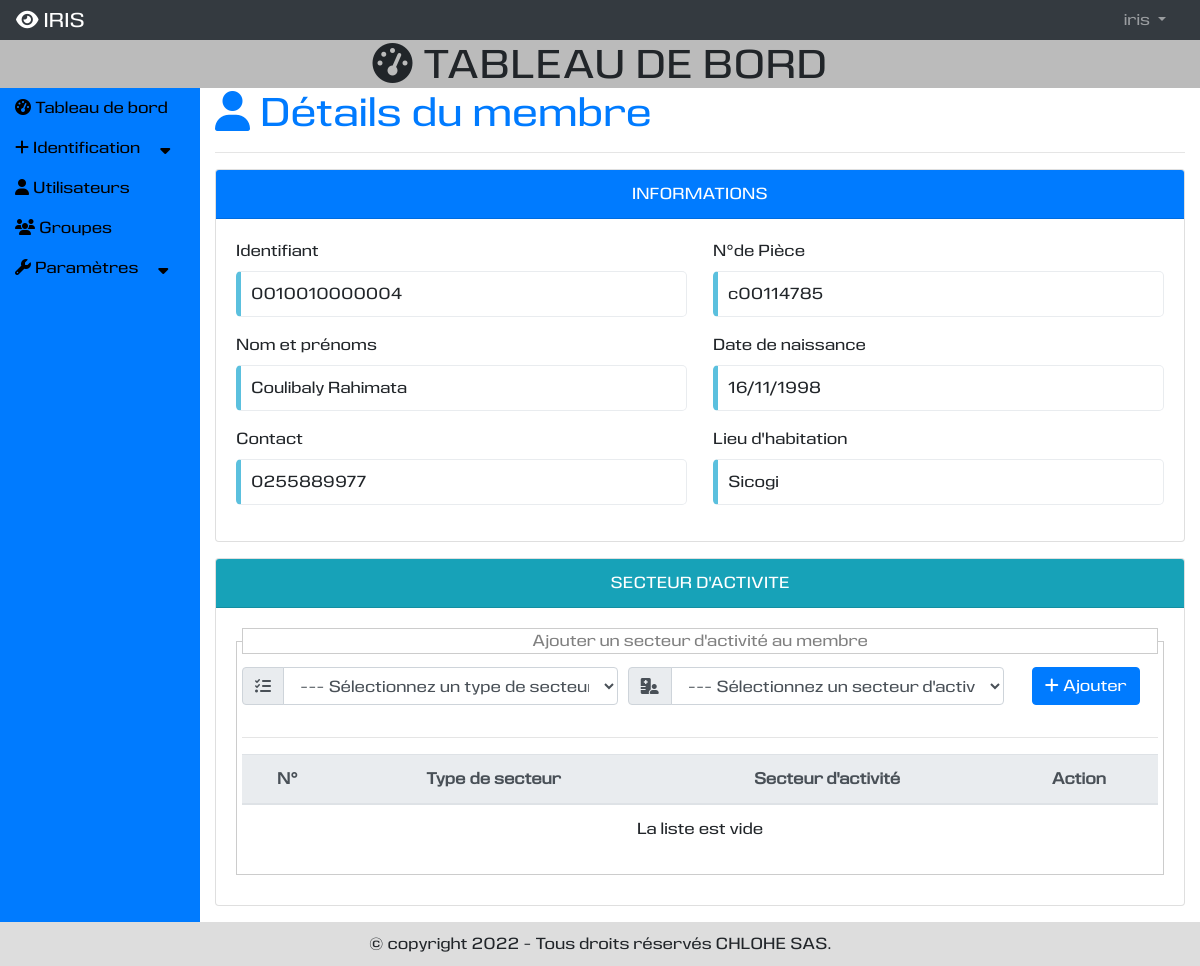
The page /presentation/details-secteuragricole/4 (signed in) on the database as committed earlier.
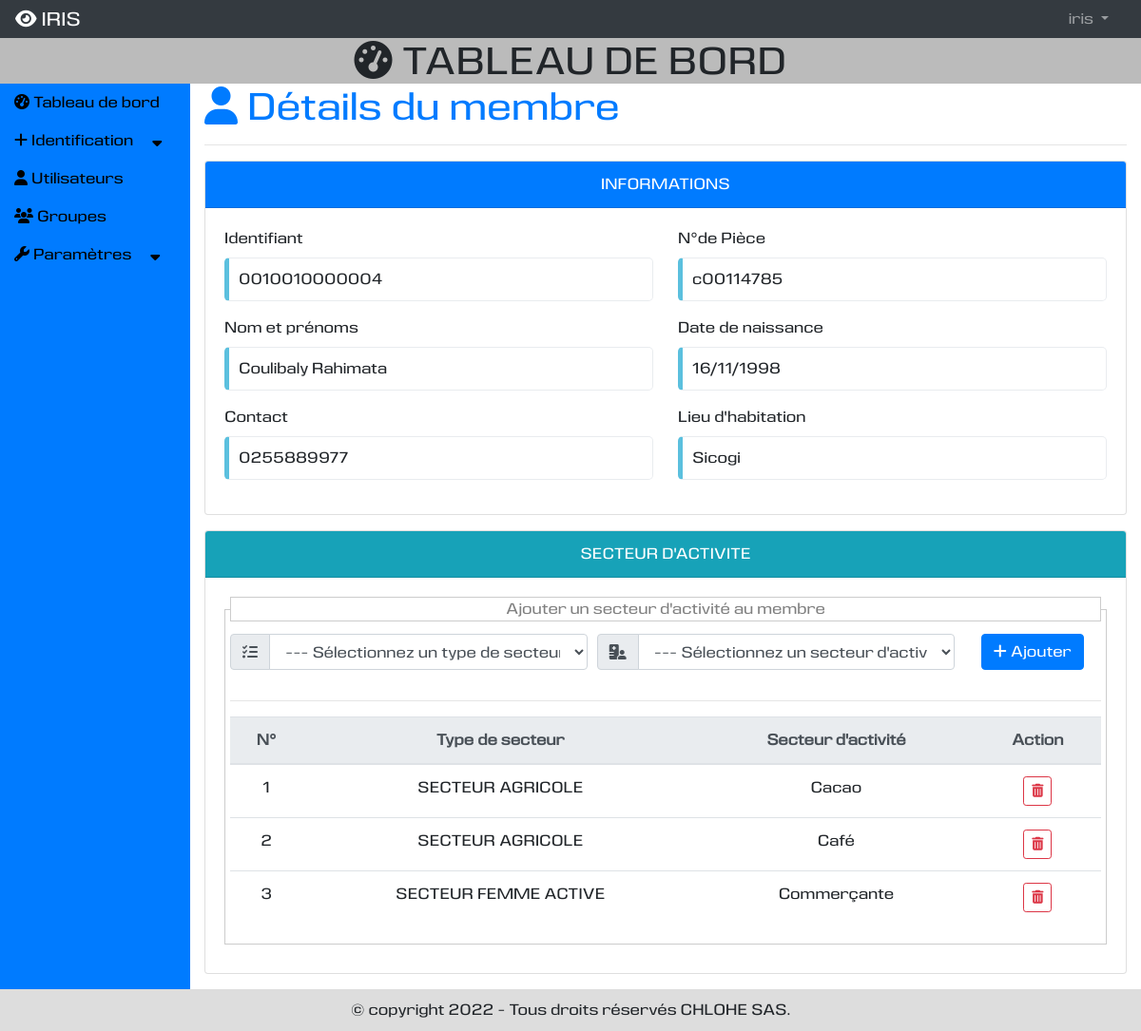
The same page on the database as committed later.
### vieprofessionnelle/models.py (models this page shows, shortened)
class Secteur(models.Model):
    secteur = models.CharField(max_length=250, unique=True)
    typesecteur = models.ForeignKey(TypeSecteur,null=True, on_delete=models.SET_NULL)

class TypeSecteur(models.Model):
    type = models.CharField(max_length=250, unique=True)
    def __str__(self):
        return self.type

### presentation/views.py (the view)
# urls.py: path('details-secteuragricole/<str:id>', views.detail_secteuragricole, name='detail_secteuragricole'),
@login_required
@permission_required('vieprofessionnelle.add_membre', raise_exception=True)
def detail_secteuragricole(request, id):
    try:
        membre = Membre.objects.get(id=id)
    except Membre.DoesNotExist:
        messages.error(request, "Ce membre n'existe pas.")
        return HttpResponseRedirect(reverse('presentation:ajouter_secteuragricole'))
    typesecteurs = TypeSecteur.objects.order_by('id')
    secteurs = Secteur.objects.filter(membre=membre).order_by('secteur')
    context = {
        'title': "Détials du membre",
        'membre': membre,
        'typesecteurs': typesecteurs,
        'secteurs': secteurs,
    }
    return render(request, 'presentation/details_secteur_agricole.html', context)

### localisation/models.py (called while the page is built)
    def __str__(self):
        return self.libelle

### presentation/templates/presentation/details_secteur_agricole.html (shortened to what the changed rows need)
{% extends 'utilisateur/base.html' %}
{% load static %}
{% block tableau_de_bord %}
<div class="row">
    <div class="col-md-12">
        <h1 class="text-primary"><i class="fas fa-user"></i> Détails du membre</h1>
    </div>
    <div class="col-md-12 mb-3">
        <div class="card">
            <div class="card-body">
                <form action="post" method="#">
                    <fieldset style="border:1px solid #CCC; margin-bottom:10px; padding:5px;">
                    <table class="table table-hover table-responsive-md text-center" id="tablesecteur">
                        <thead>
                        <tr class="thead-light">
                            <th>N°</th>
                            <th>Type de secteur</th>
                            <th>Secteur d'activité</th>
                            <th>Action</th>
                        </tr>
                        </thead>
                        <tbody>
                        {% for secteur in secteurs %}
                        <tr>
                            <td>{{forloop.counter}}</td>
                            <td>{{secteur.typesecteur|upper}}</td>
                            <td>{{secteur.secteur|capfirst}}</td>
                            <td class="text-center">
                                <button type="button" title="Supprimer" class="btn btn-outline-danger btn-sm" data-toggle="modal" data-target="#secteursupprimermodal{{secteur.id}}" data-backdrop="static"><i class="fas fa-trash-alt"></i></button>
                            </td>
                        </tr>
                        {% empty %}
                        <tr class="text-center">
                            <td colspan="4" class="text-center">
                                La liste est vide
                            </td>
                        </tr>
                        {% endfor %}
                        </tbody>
                    </table>
                </fieldset>
                </form>
            </div>
        </div>
    </div>
</div>
{% endblock %}

Rows that differ between the two databases and show on the page:
now on this page (row unchanged): Secteur: typesecteur "SECTEUR AGRICOLE", secteur "Cacao"
now on this page (row unchanged): Secteur: typesecteur "SECTEUR AGRICOLE", secteur "Café"
added Secteur: typesecteur "SECTEUR FEMME ACTIVE", secteur "Commerçante"
Other text that changed with them:
text no longer shown: "La liste est vide"
